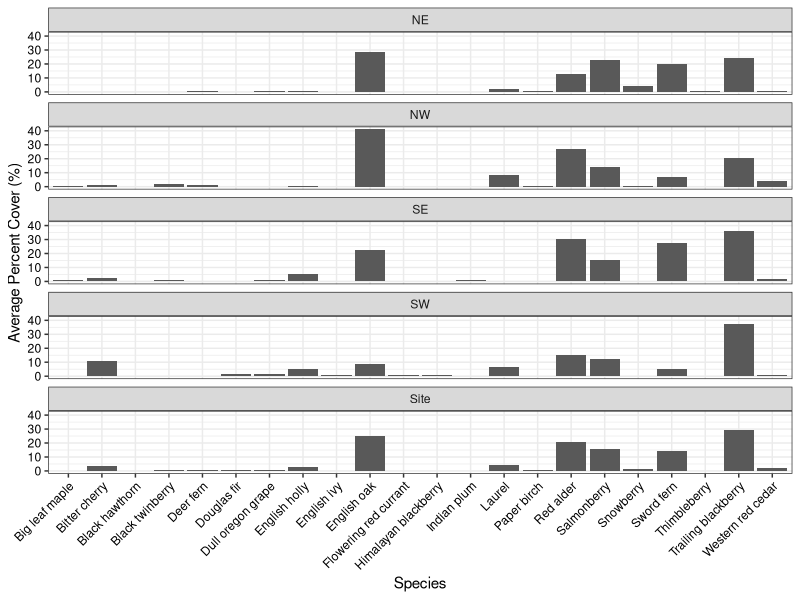
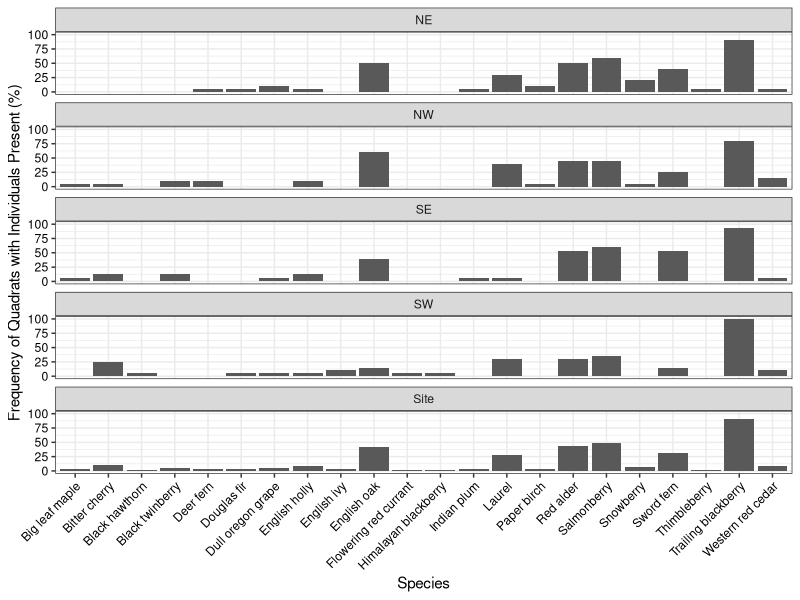

Write R code to recreate these figures, in order.
## Vegetation percent cover analysis
## By Alanna F. Xie (May 5 2022)

## Loading packages
library(ggplot2)
library(plyr)
library(dplyr)
library(tidyr)

veg_data<-read.csv("veg_cover.csv")                 # Reading data
str(veg_data)                                       # Checking data structure
veg_data$Pond.ID<- as.factor(veg_data$Pond.ID)      # Converting Pond.ID to factor
str(veg_data)                                       # Checking new data structure
colnames(veg_data) <- c("Pond.ID",                  # Renaming column headers
                        "Section", 
                        "Distance",
                        "Big leaf maple", 
                        "Bitter cherry", 
                        "Black hawthorn", 
                        "Black twinberry", 
                        "Deer fern", 
                        "Douglas fir", 
                        "Dull oregon grape", 
                        "English holly", 
                        "English ivy", 
                        "English oak", 
                        "Flowering red currant", 
                        "Himalayan blackberry", 
                        "Indian plum", 
                        "Laurel", 
                        "Paper birch", 
                        "Red alder", 
                        "Salmonberry", 
                        "Snowberry", 
                        "Sword fern", 
                        "Thimbleberry", 
                        "Trailing blackberry", 
                        "Western red cedar")

## Isolating vegetative data for each pond
NE_veg_data<-filter(veg_data, Pond.ID=="NE")
NW_veg_data<-filter(veg_data, Pond.ID=="NW")
SE_veg_data<-filter(veg_data, Pond.ID=="SE")
SW_veg_data<-filter(veg_data, Pond.ID=="SW")


##########################################################################################
##  Average percent cover of species for each pond and site-wide
##########################################################################################

## Calculating mean vegetative cover for each species 
site_percover<-colMeans(veg_data[ , c(4:25)])        # Averaged across site
NE_percover<-colMeans(NE_veg_data[ , c(4:25)])       # Averaged for NE pond
NW_percover<-colMeans(NW_veg_data[ , c(4:25)])       # Averaged for NW pond
SE_percover<-colMeans(SE_veg_data[ , c(4:25)])       # Averaged for SE pond
SW_percover<-colMeans(SW_veg_data[ , c(4:25)])       # Averaged for SW pond

## Making dataframe containing data from all four ponds and entire site 
NE_NW_percover<-rbind(NE_percover,NW_percover)                       # Bind NE and NW data
NE_NW_SE_percover<-rbind(NE_NW_percover,SE_percover)                 # Bind NE, NW and SE data
NE_NW_SE_SW_percover<-rbind(NE_NW_SE_percover,SW_percover)           # Bind NE, NW, SE and SW data
all_percover<-data.frame(rbind(NE_NW_SE_SW_percover,site_percover))  # Bind all data and convert into dataframe
colnames(all_percover) <- c("Big leaf maple",                        # Renaming column headers
                            "Bitter cherry", 
                            "Black hawthorn", 
                            "Black twinberry", 
                            "Deer fern", 
                            "Douglas fir", 
                            "Dull oregon grape", 
                            "English holly", 
                            "English ivy", 
                            "English oak", 
                            "Flowering red currant", 
                            "Himalayan blackberry", 
                            "Indian plum", 
                            "Laurel", 
                            "Paper birch", 
                            "Red alder", 
                            "Salmonberry", 
                            "Snowberry", 
                            "Sword fern", 
                            "Thimbleberry", 
                            "Trailing blackberry", 
                            "Western red cedar")   
all_percover$pond<- factor(c("NE", "NW", "SE", "SW", "Site"))       # Creating new column with pond names as factors

## Reshaping data
all_percover_long<- gather(all_percover, species, mean, "Big leaf maple":"Western red cedar", factor_key=TRUE)

## Figure 20
ggplot(data=all_percover_long, aes(x=species, y=mean)) +
  geom_bar(position="dodge", stat="identity") +
  theme_bw() +
  theme(axis.text.x = element_text(color="black",angle = 45, hjust = 1), 
        axis.text.y = element_text(color="black")) +
  facet_wrap(~factor(pond, levels=c("NE","NW","SE","SW","Site")), ncol= 1, strip.position = "top") + 
  labs(x="Species", y="Average Percent Cover (%)", colour="Pond ID")

##########################################################################################
##  Frequency of quadrats with individuals present for each pond and site-wide
##########################################################################################

## For each species, count the total number of quadrats where it is observed.
NE_freq<-gather(NE_veg_data, species, percentcov, 4:25) %>% filter(percentcov!=0) %>% count(species)
NW_freq<-gather(NW_veg_data, species, percentcov, 4:25) %>% filter(percentcov!=0) %>% count(species)
SE_freq<-gather(SE_veg_data, species, percentcov, 4:25) %>% filter(percentcov!=0) %>% count(species)
SW_freq<-gather(SW_veg_data, species, percentcov, 4:25) %>% filter(percentcov!=0) %>% count(species)
site_freq<-gather(veg_data, species, percentcov, 4:25) %>% filter(percentcov!=0) %>% count(species)

## For each species, calculate the frequencies/percentage of quadrats where it is observed.
NE_freq$percent_frequency<-NE_freq$n*100/20         # 20 quadrats sampled in NE pond
NW_freq$percent_frequency<-NW_freq$n*100/20         # 20 quadrats sampled in NE pond                     
SE_freq$percent_frequency<-SE_freq$n*100/15         # 15 quadrats sampled in SE pond
SW_freq$percent_frequency<-SW_freq$n*100/20         # 20 quadrats sampled in SW pond
site_freq$percent_frequency<-site_freq$n*100/75     # 75 quadrats sampled altogether

## Assign pond IDs to all calculated frequencies
NE_freq$Pond<-c("NE")
NW_freq$Pond<-c("NW")
SE_freq$Pond<-c("SE")
SW_freq$Pond<-c("SW")
site_freq$Pond<-c("Site")

## Create dataframe showing the calculated frequencies for the four ponds plus the entire site together
NE_NW_freq<-rbind(NE_freq,NW_freq)                                # Bind NE and NW data
NE_NW_SE_freq<-rbind(NE_NW_freq,SE_freq)                          # Bind NE, NW and SE data
NE_NW_SE_SW_freq<-rbind(NE_NW_SE_freq,SW_freq)                    # Bind NE, NW, SE and SW data
all_freq<-rbind(NE_NW_SE_SW_freq,site_freq)                       # Bind NE, NW, SE, SW and site-wide data
all_freq_dataframe <- data.frame(all_freq)                        # Convert binded data into a dataframe 
all_freq_dataframe$Pond<- as.factor(all_freq_dataframe$Pond)      # Making Pond into a factor
  
## Figure 21
ggplot(data=all_freq_dataframe, aes(x=species, y=percent_frequency)) +
  geom_bar(position="dodge", stat="identity") +
  theme_bw() +
  theme(axis.text.x = element_text(color="black",angle = 45, hjust = 1), axis.text.y = element_text(color="black")) +
  facet_wrap(~factor(Pond, levels=c("NE","NW","SE","SW","Site")), ncol= 1, strip.position = "top") + 
  labs(x="Species", y="Frequency of Quadrats with Individuals Present (%)", colour="Pond")


